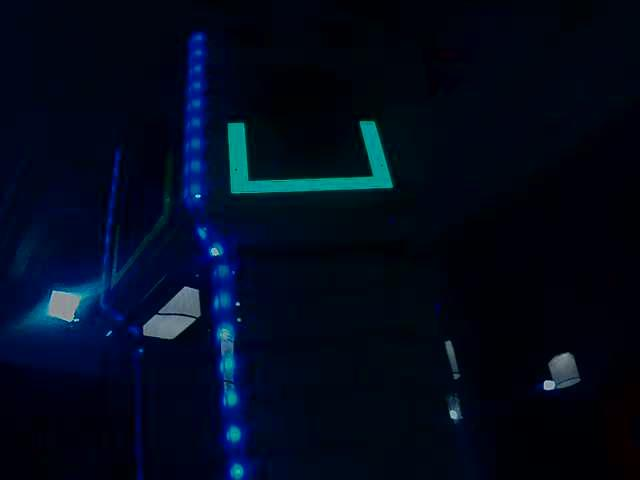
#> input picture vision/images/15.jpg, 640 x 480 px
$ jupyter execute 'Hough Line Transform.ipynb'   (shell and % lines are left out)
#> lines starting #> are read from the running program, lines starting #| are printed output that depends on the picture; after the words box and inside, x2 and y2 are one past the last pixel; in counts of white or black regions, pixels touching at a corner belong together
# Hough Line Transform
Let's experiment locating a target with the [Hough Line Transform](http://docs.opencv.org/3.0-beta/doc/py_tutorials/py_imgproc/py_houghlines/py_houghlines.html).

[cell 1]
import cv2
from matplotlib import pyplot as plt
import numpy as np
plt.rcParams['image.cmap'] = 'gray'

## The Original Image

[cell 2]
bgr_image = cv2.imread("images/15.jpg")
#> bgr_image is the input picture: shape (480, 640, 3); mean B, G, R 28.2, 10.3, 1.9
plt.imshow(cv2.cvtColor(bgr_image, cv2.COLOR_BGR2RGB))
plt.show()

## HSV Color Range Selection

[cell 3]
# gray_image = cv2.cvtColor(bgr_image, cv2.COLOR_BGR2GRAY)
# edges = cv2.Canny(gray_image, 50, 150, apertureSize=3)

hsv_target_color = (178 // 2, 1.0 * 255, .61 * 255)
hsv_target_lower = (hsv_target_color[0] - 5, 100, 100)
hsv_target_upper = (hsv_target_color[0] + 5, 255, 255)

hsv_image = cv2.cvtColor(bgr_image, cv2.COLOR_BGR2HSV)
#> hsv_image: shape (480, 640, 3); mean H, S, V 112.2, 246.6, 28.3
hsv_blurred_image = cv2.GaussianBlur(hsv_image, (5, 5), 0)
#> hsv_blurred_image: shape (480, 640, 3); mean H, S, V 112.2, 246.6, 28.3
edges = cv2.inRange(hsv_blurred_image, hsv_target_lower, hsv_target_upper)
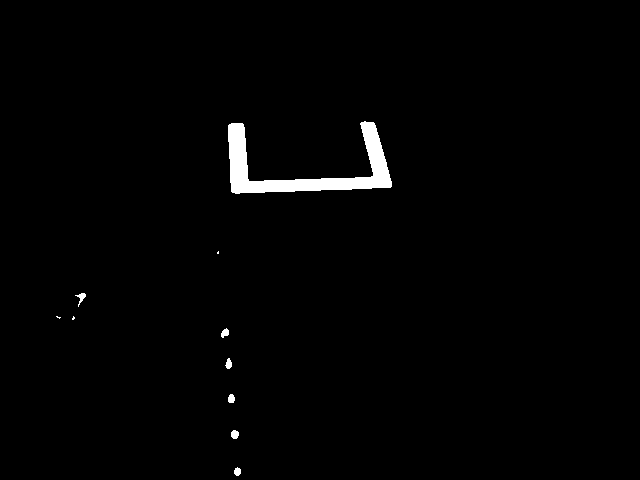
#> edges: shape (480, 640); 1.3% white; 10 white regions (3 under 20 px), largest, box (x1, y1, x2, y2) and area: (228, 121, 392, 194) 3794, (231, 430, 239, 439) 58, (75, 293, 86, 307) 57
edges = cv2.Canny(edges, 50, 150, apertureSize=3)
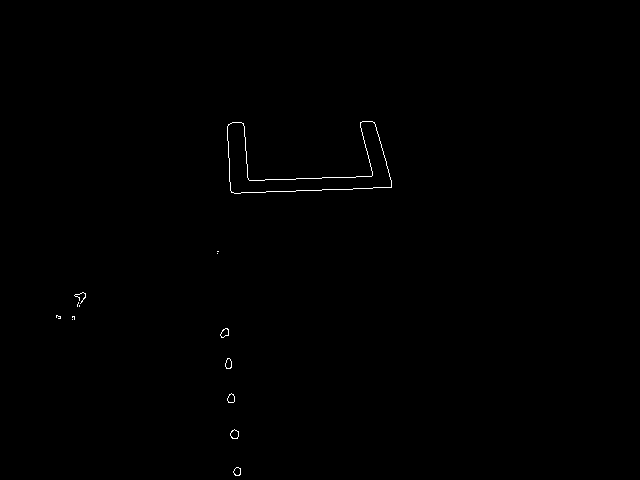
#> edges: shape (480, 640); 0.24% white in thin lines or dots, all inside (x1, y1, x2, y2) = (56, 121, 392, 476)


plt.imshow(edges)
plt.show()

## Hough Tranform

[cell 4]
lines = cv2.HoughLines(edges.copy(), 1, np.pi/64, 40)
#> lines = [[205, 1.52], [193, 1.52], [-319, 2.9], [-220, 3.09]]
display_image = bgr_image.copy()
# lines
for line in lines:
    for rho, theta in line:
        a = np.cos(theta)
        b = np.sin(theta)
        x0 = a*rho
        y0 = b*rho
        x1 = int(x0 + 1000*(-b))
        y1 = int(y0 + 1000*(a))
        x2 = int(x0 - 1000*(-b))
        y2 = int(y0 - 1000*(a))
#         print(rho, theta)

        cv2.line(display_image,(x1,y1),(x2,y2),(0,0,255),2)
#> this loop made 4 passes
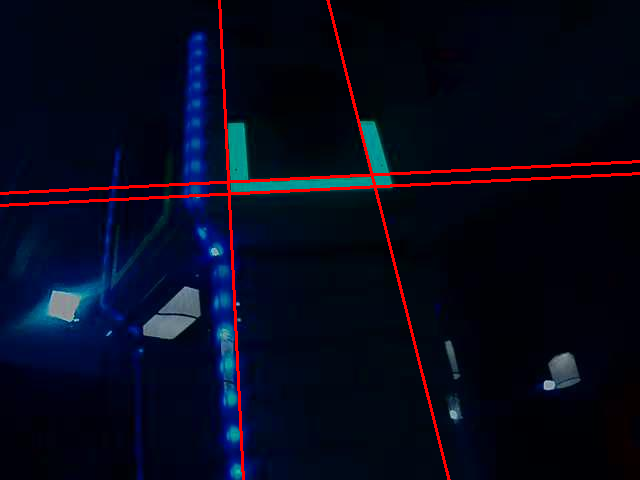
#> display_image: shape (480, 640, 3); 2.19% of pixels changed, all inside (x1, y1, x2, y2) = (0, 0, 640, 480)

plt.imshow(cv2.cvtColor(display_image, cv2.COLOR_BGR2RGB))
plt.show()

## Probabilistic Hough Transform

[cell 5]
minLineLength = 100
maxLineGap = 10

display_image = bgr_image.copy()

lines = cv2.HoughLinesP(edges.copy(), 1, np.pi/64, 25, minLineLength, maxLineGap)
#> lines = 16 rows, first 6: [322, 177, 335, 177], [373, 187, 391, 186], [353, 188, 368, 188], [310, 178, 321, 178], [241, 192, 258, 192], [322, 189, 338, 189]
for line in lines:
    for x1,y1,x2,y2 in line:
        cv2.line(display_image,(x1,y1),(x2,y2),(0,255,0),2)
#> this loop made 16 passes
#> line on passes 1 to 12: [[322, 177, 335, 177]], [[373, 187, 391, 186]], [[353, 188, 368, 188]], [[310, 178, 321, 178]], [[241, 192, 258, 192]], [[322, 189, 338, 189]], [[381, 145, 386, 163]], [[265, 179, 295, 179]], [[227, 126, 227, 140]], [[228, 157, 228, 141]], [[246, 152, 246, 163]], [[369, 160, 372, 172]]
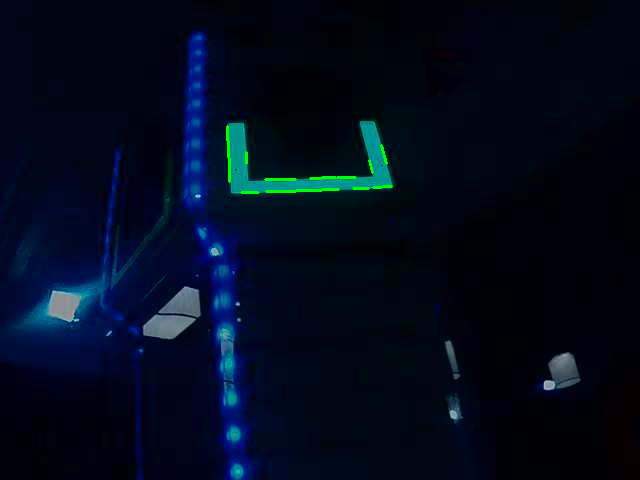
#> display_image: shape (480, 640, 3); 0.3% of pixels changed, all inside (x1, y1, x2, y2) = (226, 125, 393, 194)

plt.imshow(cv2.cvtColor(display_image, cv2.COLOR_BGR2RGB))
plt.show()

$ run again, with vision/images/20.jpg copied over vision/images/15.jpg
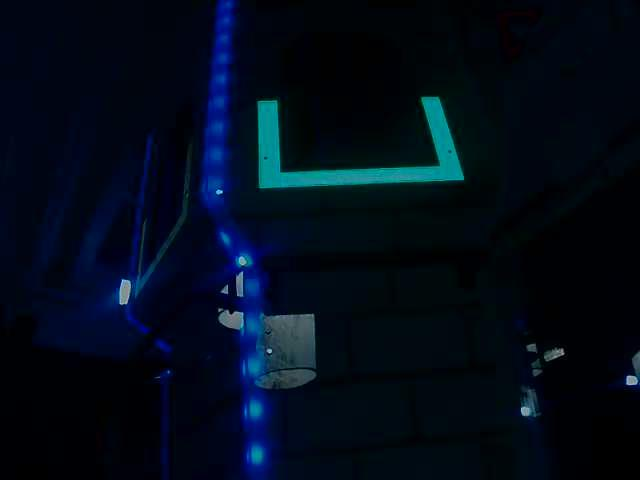
#> input picture vision/images/20.jpg, 640 x 480 px
#> bgr_image is the input picture: shape (480, 640, 3); mean B, G, R 25.2, 11.2, 1.8
#> hsv_image: shape (480, 640, 3); mean H, S, V 106.7, 240.1, 25.3
#> hsv_blurred_image: shape (480, 640, 3); mean H, S, V 106.7, 240.1, 25.3
#> `edges = cv2.Canny(edges, 50, 150, apertureSize=3)`:
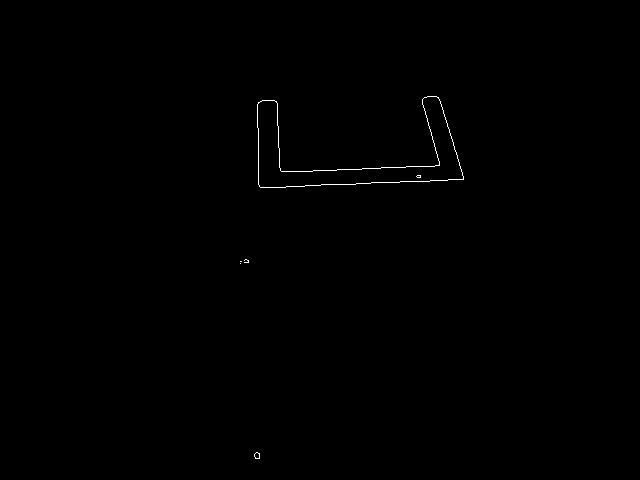
#> edges: shape (480, 640); 0.24% white in thin lines or dots, all inside (x1, y1, x2, y2) = (240, 96, 464, 459)
#> `lines = cv2.HoughLines(edges.copy(), 1, np.pi/64, 40)`: lines = [[186, 1.52], [201, 1.52], [-271, 3.09], [258, 0], [-392, 2.85], [-251, 3.09]]
#> the loop `for line in lines:` made 6 passes
#> `lines = cv2.HoughLinesP(edges.copy(), 1, np.pi/64, 25, minLineLength, ..`: lines = 21 rows, first 6: [345, 184, 355, 184], [368, 168, 380, 168], [326, 184, 344, 184], [300, 171, 312, 171], [452, 179, 463, 179], [279, 148, 279, 164]
#> the loop `for line in lines:` made 21 passes
#> after the loop `for line in lines:`:
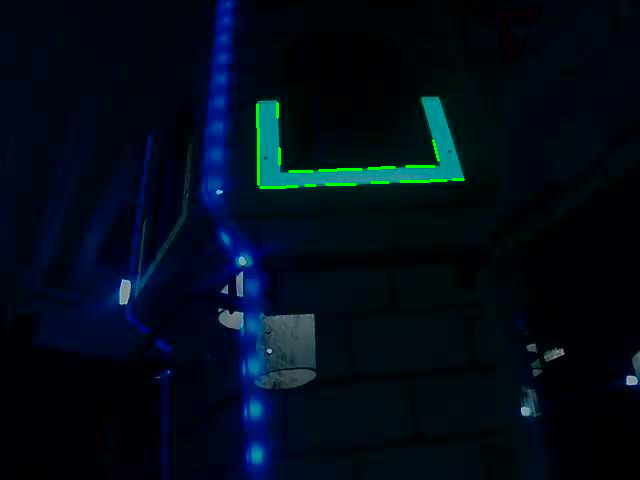
#> display_image: shape (480, 640, 3); 0.41% of pixels changed, all inside (x1, y1, x2, y2) = (256, 102, 465, 189)
